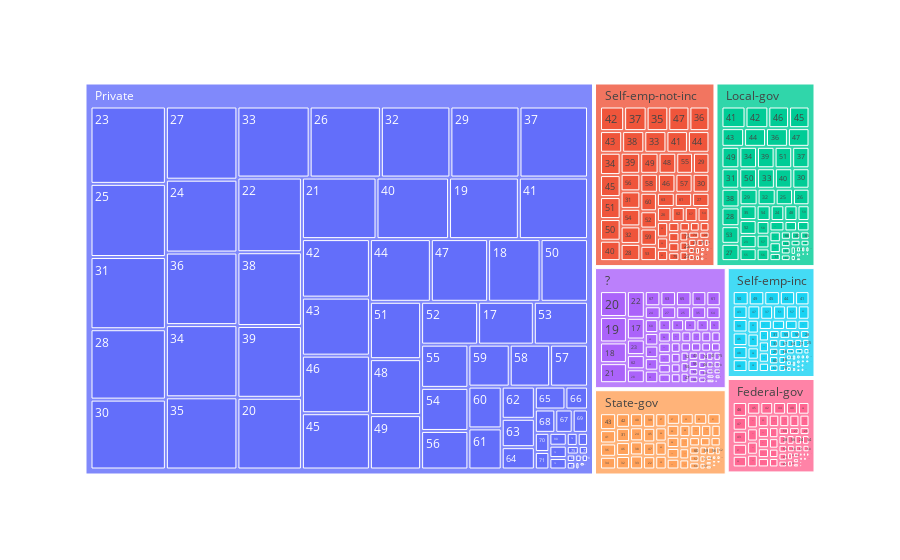

The cell this chart's notebook holds for it:
### Code cell
grafico = px.treemap(df, path=['workclass', 'age'])
grafico.show()

### Figure 1 — Plotly figure (JSON) as saved in the notebook; plotly's stock layout.template omitted (floating-point values rounded to 4 significant figures; data arrays with more than 128 entries replaced by an {"elided": "..."} marker saying what was removed)
{"data": [{"branchvalues": "total", "domain": {"x": [0, 1], "y": [0, 1]}, "hovertemplate": "labels=%{label}<br>count=%{value}<br>parent=%{parent}<br>id=%{id}<extra></extra>", "ids": {"elided": "490 str values"}, "labels": {"elided": "490 str values"}, "name": "", "parents": {"elided": "490 str values"}, "type": "treemap", "values": {"elided": "490 int values"}}], "layout": {"legend": {"tracegroupgap": 0}, "margin": {"t": 60}}}
